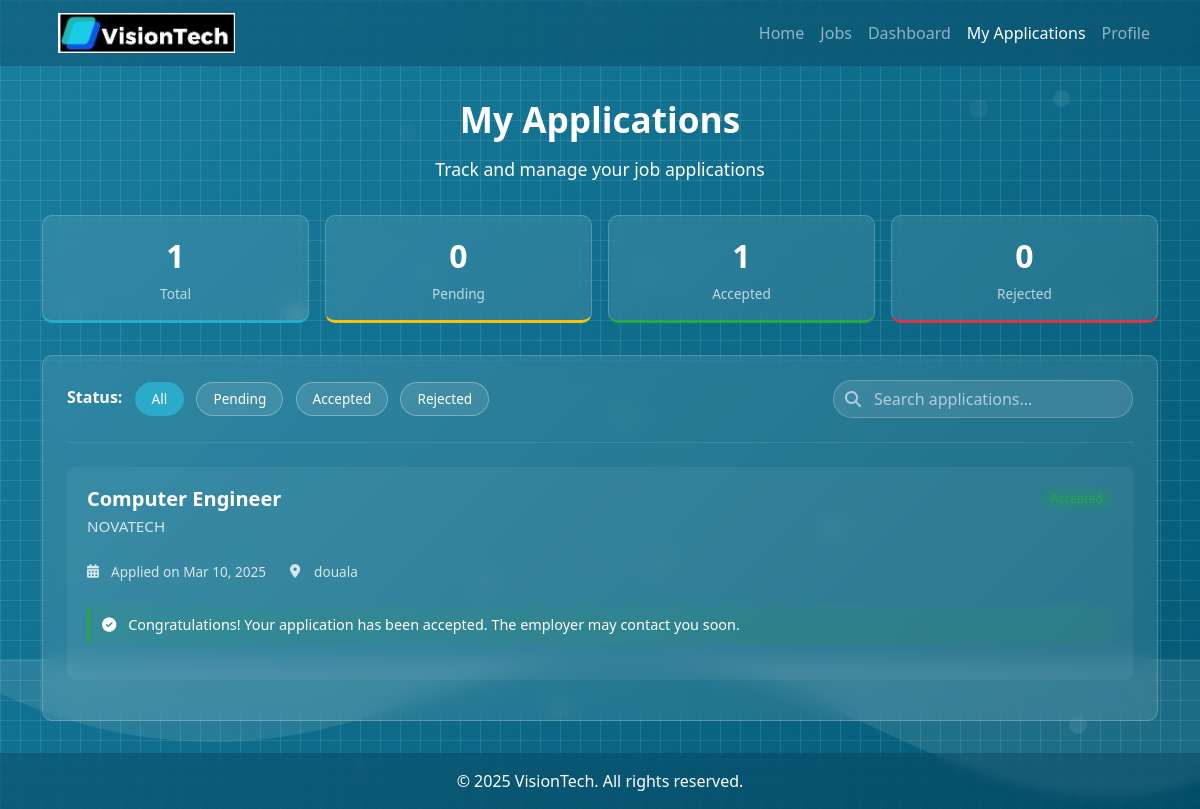
Page /jobs/applications/ (signed in) on the earlier database version.
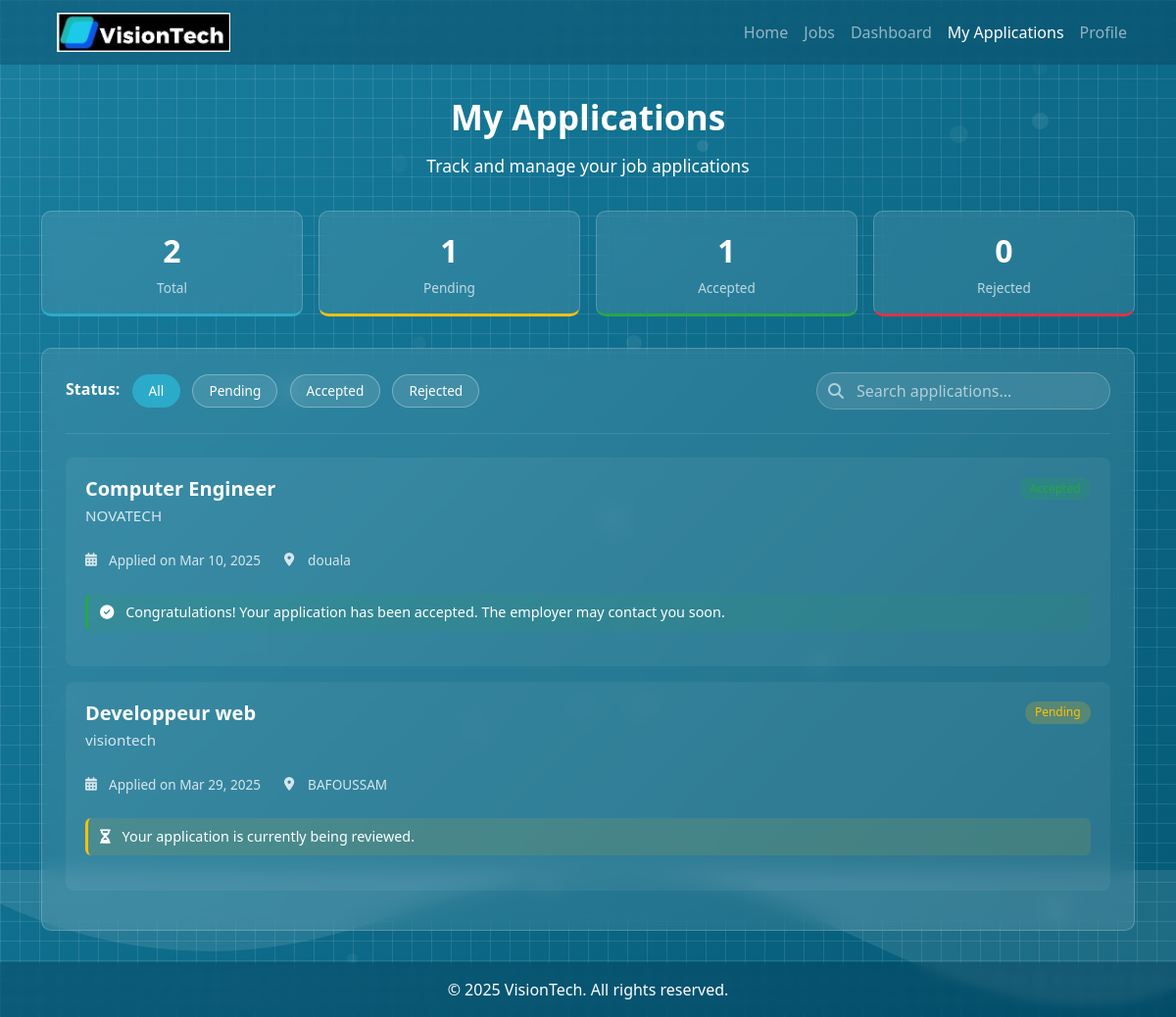
Same page on the later database version.
### jobs/models.py (models this page shows, shortened)
class Application(models.Model):
    STATUS_CHOICES = (
        ('pending', 'Pending'),
        ('accepted', 'Accepted'),
        ('rejected', 'Rejected'),
    )
    job = models.ForeignKey(Job, on_delete=models.CASCADE, related_name='applications')
    candidate = models.ForeignKey(User, on_delete=models.CASCADE, related_name='applications')
    status = models.CharField(max_length=10, choices=STATUS_CHOICES, default='pending')
    applied_at = models.DateTimeField(auto_now_add=True)
    updated_at = models.DateTimeField(auto_now=True)
    class Meta:
        unique_together = ('job', 'candidate')

class Job(models.Model):
    STATUS_CHOICES = (
        ('open', 'Open'),
        ('closed', 'Closed'),
        ('draft', 'Draft'),
    )
    title = models.CharField(max_length=255)
    description = models.TextField()
    hirer = models.ForeignKey(User, on_delete=models.CASCADE, related_name='jobs')
    location = models.CharField(max_length=255)
    created_at = models.DateTimeField(auto_now_add=True)
    updated_at = models.DateTimeField(auto_now=True)
    salary_min = models.PositiveIntegerField(null=True, blank=True)
    salary_max = models.PositiveIntegerField(null=True, blank=True)
    requirements = models.TextField(blank=True)
    status = models.CharField(max_length=10, choices=STATUS_CHOICES, default='open')

### accounts/models.py (models this page shows, shortened)
class User(AbstractUser):
    USER_TYPE_CHOICES = (
        ('hirer', 'Hirer'),
        ('candidate', 'Candidate'),
    )
    user_type = models.CharField(max_length=10, choices=USER_TYPE_CHOICES)
    email = models.EmailField(unique=True)
    objects = CustomUserManager()

class HirerProfile(models.Model):
    user = models.OneToOneField(User, on_delete=models.CASCADE, related_name='hirer_profile')
    company_name = models.CharField(max_length=255)
    address = models.TextField()

### jobs/views.py (the view)
# urls.py: path('applications/', views.candidate_applications, name='candidate_applications'),
@login_required
def candidate_applications(request):
    status_filter = request.GET.get('status', '')
    search_query = request.GET.get('q', '')
    if request.user.user_type != 'candidate':
        return redirect('home')
    applications = Application.objects.filter(candidate=request.user)
    if status_filter:
        applications = applications.filter(status=status_filter)
    if search_query:
        applications = applications.filter(
            Q(job__title__icontains=search_query) |
            Q(job__hirer__hirer_profile__company_name__icontains=search_query) |
            Q(job__location__icontains=search_query)
        )
    total_applications = Application.objects.filter(candidate=request.user).count()
    pending_applications = Application.objects.filter(candidate=request.user, status='pending').count()
    accepted_applications = Application.objects.filter(candidate=request.user, status='accepted').count()
    rejected_applications = Application.objects.filter(candidate=request.user, status='rejected').count()
    context = {
        'applications': applications,
        'status_filter': status_filter,
        'search_query': search_query,
        'total_applications': total_applications,
        'pending_applications': pending_applications,
        'accepted_applications': accepted_applications,
        'rejected_applications': rejected_applications,
    }
    return render(request, 'candidate_applications.html', context)

### Templates/candidate_applications.html (shortened to what the changed rows need)
<!DOCTYPE html>
<html lang="en">
<head>
    {% load static %}
    <link href="https://cdn.jsdelivr.net/npm/bootstrap@5.3.0/dist/css/bootstrap.min.css" rel="stylesheet">
    <link href="https://cdnjs.cloudflare.com/ajax/libs/font-awesome/6.4.0/css/all.min.css" rel="stylesheet">
</head>
<body>
    <div class="container mt-4">
        <h1 class="heading">My Applications</h1>
        <div class="stats-container">
            <div class="stat-card total">
                <div class="stat-card-value">{{ total_applications }}</div>
                <div class="stat-card-label">Total</div>
            </div>
            <div class="stat-card pending">
                <div class="stat-card-value">{{ pending_applications }}</div>
                <div class="stat-card-label">Pending</div>
            </div>
        </div>
        <div class="applications-container">
            {% if applications %}
                <div class="applications-list">
                    {% for application in applications %}
                    <div class="application-item">
                        <div class="application-header">
                            <div>
                                <h3 class="job-title">{{ application.job.title }}</h3>
                                <p class="company-name">{{ application.job.hirer.hirer_profile.company_name }}</p>
                            </div>
                            <span class="badge {% if application.status == 'pending' %}badge-pending{% elif application.status == 'accepted' %}badge-accepted{% else %}badge-rejected{% endif %}">
                                {{ application.status|title }}
                            </span>
                        </div>
                        <div class="application-details">
                            <div class="application-detail">
                                <i class="fas fa-calendar-alt"></i>
                                <span>Applied on {{ application.applied_at|date:"M d, Y" }}</span>
                            </div>
                            <div class="application-detail">
                                <i class="fas fa-map-marker-alt"></i>
                                <span>{{ application.job.location }}</span>
                            </div>
                        </div>
                        {% if application.status == 'pending' %}
                        <div class="status-message pending">
                            <i class="fas fa-hourglass-half me-2"></i>
                            Your application is currently being reviewed.
                        </div>
                        {% elif application.status == 'accepted' %}
                        <div class="status-message accepted">
                            <i class="fas fa-check-circle me-2"></i>
                            Congratulations! Your application has been accepted. The employer may contact you soon.
                        </div>
                        {% elif application.status == 'rejected' %}
                        <div class="status-message rejected">
                            <i class="fas fa-times-circle me-2"></i>
                            We're sorry, but your application was not selected for this position.
                        </div>
                        {% endif %}
                    </div>
                    {% endfor %}
                </div>
            {% endif %}
        </div>
    </div>
    <div class="wave-container">
    </div>
</body>
</html>

Differences in the rows shown:
added Application: job "Developpeur web", job.hirer.hirer_profile.company_name "visiontech", status "Pending", applied_at "Mar 29, 2025", job.location "BAFOUSSAM", shows "Your application is currently being reviewed."
Other differences:
{{ total_applications }}: "1" → "2"
{{ pending_applications }}: "0" → "1"
